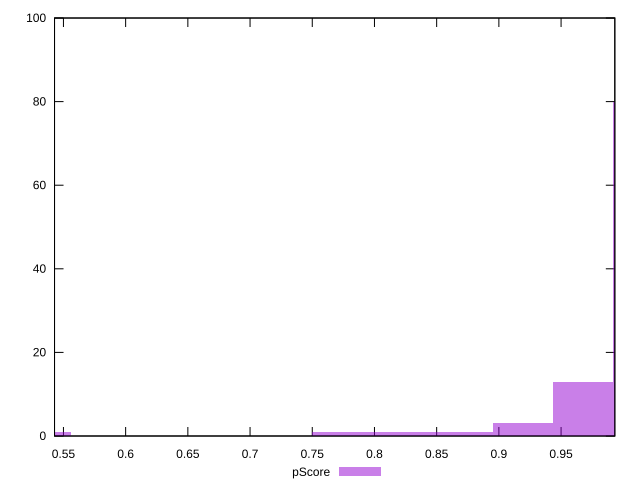

This figure's gnuplot source:
reset

$pScore <<EOF
0.9192837302663256 3
0.967667084490869 13
1.0160504387154123 80
0.5322168964699779 1
0.8225170218172386 1
0.870900376041782 1
0.7741336675926952 1
EOF

set key outside below
set boxwidth 0.04838335422454345
set xrange [0.5428369655916807:0.9932045250245259]
set yrange [0:100]
set trange [0:100]
set style fill transparent solid 0.5 noborder
set terminal svg size 640, 490 enhanced background rgb 'white'
set output "report_00019_2021-02-10T18-14-37.922Z//first-cpu-idle/samples/pages+cached/pScore/histogram.svg"

plot $pScore title "pScore" with boxes

reset
